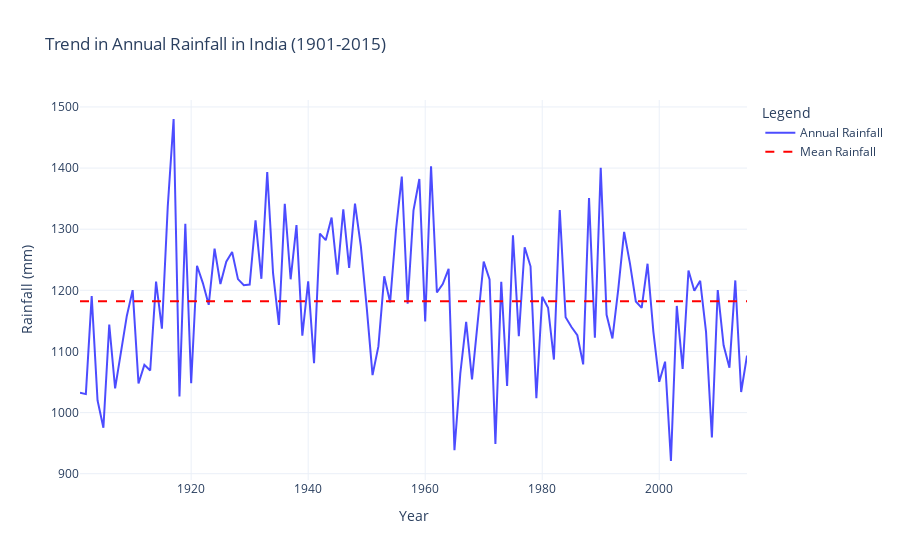

Notebook code for this chart:
### Markdown cell above
Analyzing Annual Rainfall Trends Over Time

### Code cell
import plotly.graph_objects as go
import plotly.express as px

#The graph shows significant year-to-year variability in India’s annual rainfall, with no apparent long-term upward or downward trend over the century. The red dashed line indicates the mean rainfall, 
#around which the annual rainfall oscillates. Notable peaks and troughs highlight extreme rainfall events and dry years.

# analyze trends in annual rainfall over time
annual_rainfall = rainfall_data[['YEAR', 'ANNUAL']]

fig_annual = go.Figure()
fig_annual.add_trace(go.Scatter(
    x=annual_rainfall['YEAR'],
    y=annual_rainfall['ANNUAL'],
    mode='lines',
    name='Annual Rainfall',
    line=dict(color='blue', width=2),
    opacity=0.7
))
fig_annual.add_trace(go.Scatter(
    x=annual_rainfall['YEAR'],
    y=[annual_rainfall['ANNUAL'].mean()] * len(annual_rainfall),
    mode='lines',
    name='Mean Rainfall',
    line=dict(color='red', dash='dash')
))
fig_annual.update_layout(
    title='Trend in Annual Rainfall in India (1901-2015)',
    xaxis_title='Year',
    yaxis_title='Rainfall (mm)',
    template='plotly_white',
    legend=dict(title="Legend"),
    height=500
)
fig_annual.show()
